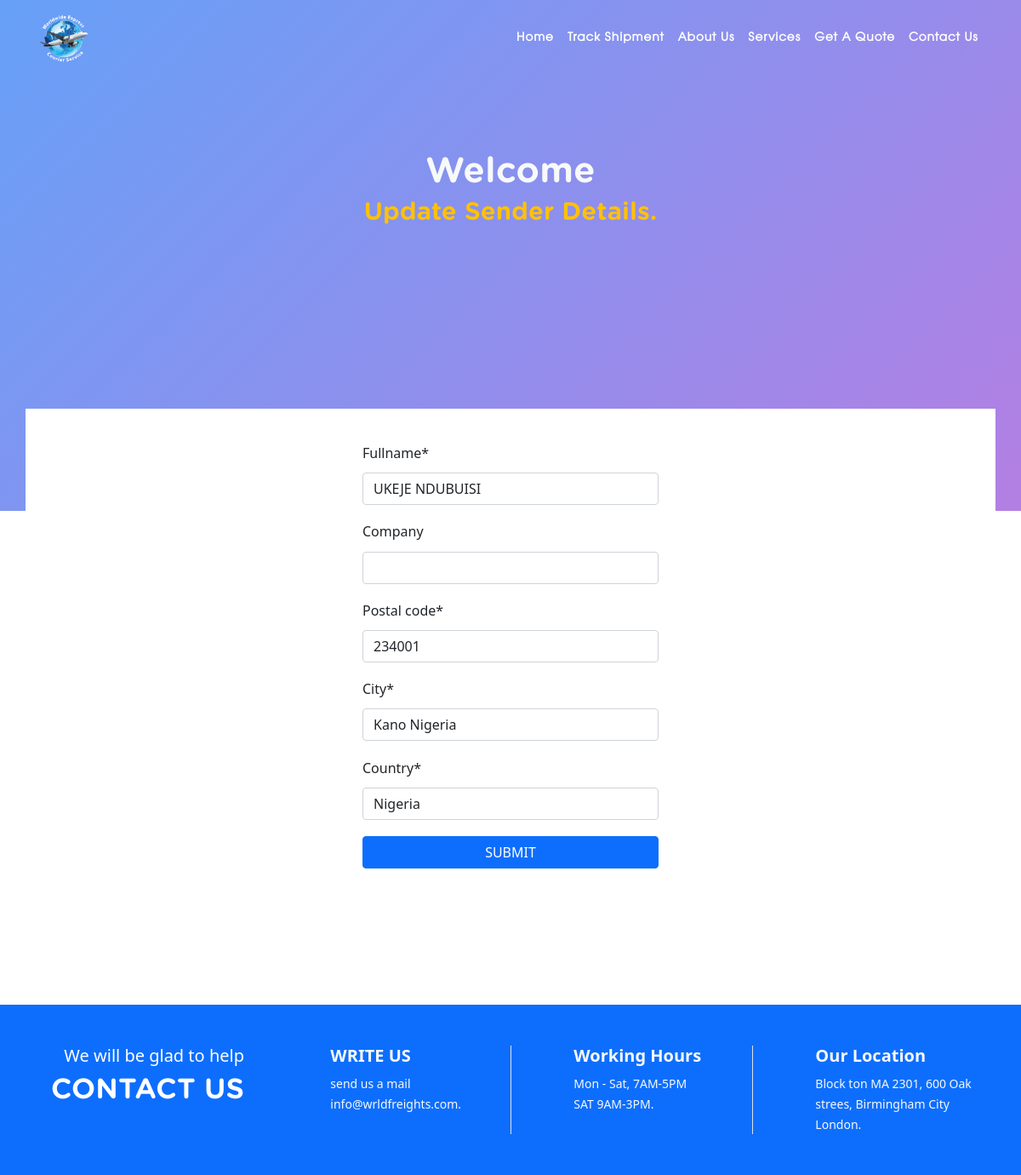
Page /edit/sender/cars-trucks/4/ on the committed database.
### shipment/models.py (models this page shows, shortened)
class ItemSender(models.Model):
    user = models.ForeignKey(User, on_delete=models.CASCADE, related_name="admin_user")
    fullname =  models.CharField(max_length=150, default='')
    company = models.CharField(max_length=150, null=True, blank=True)
    address =  models.CharField(max_length=300, blank=True, null=True)
    postal_code = models.CharField(max_length=150, blank=False, null=False)
    city = models.CharField(max_length=100, blank=False, null=False)
    country = CountryField(
        blank_label="(select a country)",
    )
    date_sent = models.DateTimeField(default=timezone.now)
    class Meta:
        ordering = ('-date_sent',)

### shipment/views.py (the view)
# urls.py: path('edit/sender/<str:slug>/<int:id>/', editSender, name='edit_sender'),
def editSender(request, slug, id):
    item = ItemDetail.objects.get(slug=slug, id=id)
    sender = item.item_sender
    if request.method == "POST":
        form = EditSenderForm(request.POST, instance=sender)
        if form.is_valid():
            form.save()
            messages.success(request, f"Sender details updated successfully.")
            return redirect("client-dashboard", request.user.username)
    else:
        form = EditSenderForm(instance=sender)
    context = {
        'title': "world-editor",
        's_form': form
    }
    return render(request, 'shipment/editsender.html', context)

### shipment/forms.py
class EditSenderForm(forms.ModelForm):
    class Meta:
        model = ItemSender
        fields = ["fullname", "company", "postal_code", "city", "country"]

### shipment/templates/shipment/editsender.html (shortened to what this page needs)
{% extends 'base.html' %} {% load static %} {% load crispy_forms_tags %} {% block content %}
<section class="navbackground">
    <div class="container">
        <section class="row">
            <div class="col-12 col-md-6 mx-auto text-center">
                <h1 class="text-light">Welcome
                </h1>
                <h3 class="text-warning">Update Sender Details.
                </h3>
            </div>
        </section>
    </div>
</section>
<section id="dashboard" class="ad-upward">
    <div class="container py-4  bg-white">
        <div class="row ">
            <div class="col-12 col-md-4 mx-auto p-3">
                <form method="POST" enctype="multipart/form-data">
                    {% csrf_token %} {{s_form|crispy}}
                    <div>
                        <button type="submit" class=" btn btn-primary col-12">
                            SUBMIT
                        </button>
                    </div>
                </form>
            </div>
        </div>
    </div>
</section>
{% endblock content %}

### shipment/static/shipment/css/main.css (style rules this page uses)
html, body { width: auto !important; }
h1, h2, h3, h4, h4, h6 { font-family: 'Gotham Rounded'; font-weight: 100; text-transform: capitalize; letter-spacing: 0 !important; }
.navbackground { padding-top: 22vh; min-height: 75vh; background: linear-gradient(135deg, rgba(0, 97, 242, .6) 0%, rgba(105, 0, 199, .5) 100%); }
.ad-upward { transform: translateY(-120px); z-index: 10; }

### client/static/client/css/client.css (style rules this page uses)
.form-group { margin-bottom: 1.2rem; }
.form-control { margin-top: .7rem; }

### rows in the picture
ItemSender: fullname "UKEJE NDUBUISI", postal_code "234001", city "Kano Nigeria", country "Nigeria"
